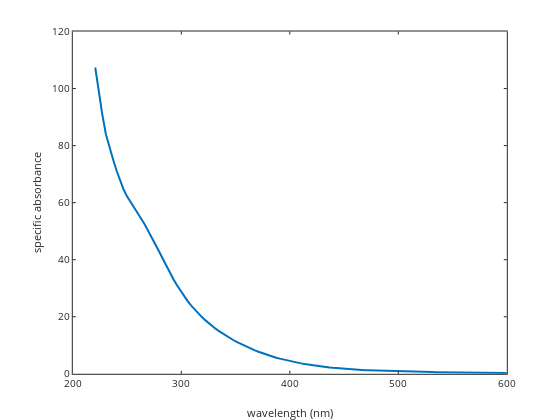

The notebook cell this image was saved under:
### Code cell
% plot the data
graphics_toolkit ("plotly"); 
plot(wavelength,mean(2.303*absspectra'./(DOC/1000)),'linewidth',2); 
xlabel('wavelength (nm)'); ylabel('specific absorbance')

### Figure 1 — Plotly figure (JSON) as saved in the notebook; plotly's stock layout.template omitted (floating-point values rounded to 4 significant figures)
{"data": [{"line": {"color": "rgb(0,113,188)", "dash": "solid", "width": 2}, "marker": {"color": "rgb(0,113,188)", "line": {"color": "rgb(0,113,188)"}, "size": 6, "symbol": "none"}, "mode": "lines", "name": "", "showlegend": false, "type": "scatter", "visibility": true, "x": [600, 596.7, 593.5, 590.2, 586.9, 583.6, 580.4, 577.1, 573.8, 570.6, 567.3, 564.0, 560.8, 557.5, 554.2, 551.0, 547.7, 544.4, 541.1, 537.9, 534.6, 531.3, 528.1, 524.8, 521.5, 518.2, 515.0, 511.7, 508.4, 505.2, 501.9, 498.6, 495.4, 492.1, 488.8, 485.6, 482.3, 479.0, 475.7, 472.5, 469.2, 465.9, 462.7, 459.4, 456.1, 452.9, 449.6, 446.3, 443.0, 439.8, 436.5, 433.2, 430.0, 426.7, 423.4, 420.1, 416.9, 413.6, 410.3, 407.1, 403.8, 400.5, 397.3, 394.0, 390.7, 387.4, 384.2, 380.9, 377.6, 374.4, 371.1, 367.8, 364.6, 361.3, 358.0, 354.8, 351.5, 348.2, 344.9, 341.7, 338.4, 335.1, 331.9, 328.6, 325.3, 322.1, 318.8, 315.5, 312.2, 309.0, 305.7, 302.4, 299.2, 295.9, 292.6, 289.4, 286.1, 282.8, 279.5, 276.3, 273, 269.7, 266.5, 263.2, 259.9, 256.6, 253.4, 250.1, 246.8, 243.6, 240.3, 237.0, 233.8, 230.5, 227.2, 223.9, 220.7], "xaxis": "x", "y": [0.3148, 0.3163, 0.3264, 0.3348, 0.3598, 0.359, 0.3728, 0.3817, 0.3938, 0.405, 0.4037, 0.4225, 0.4375, 0.4452, 0.4604, 0.4909, 0.4948, 0.5147, 0.5374, 0.5543, 0.5727, 0.5904, 0.6114, 0.6283, 0.6501, 0.675, 0.7071, 0.7291, 0.759, 0.7924, 0.8288, 0.8512, 0.8873, 0.9229, 0.9575, 1.007, 1.052, 1.096, 1.147, 1.212, 1.271, 1.332, 1.406, 1.485, 1.557, 1.653, 1.745, 1.852, 1.965, 2.092, 2.215, 2.357, 2.505, 2.667, 2.831, 3.015, 3.22, 3.434, 3.659, 3.892, 4.147, 4.412, 4.701, 4.986, 5.314, 5.656, 6.016, 6.406, 6.81, 7.256, 7.721, 8.205, 8.733, 9.279, 9.852, 10.45, 11.08, 11.76, 12.46, 13.21, 13.99, 14.85, 15.74, 16.7, 17.73, 18.82, 19.97, 21.22, 22.54, 23.98, 25.56, 27.27, 29.11, 31.11, 33.25, 35.52, 37.92, 40.43, 42.89, 45.35, 47.73, 50.02, 52.24, 54.28, 56.18, 58.01, 59.94, 62.11, 64.62, 67.69, 71.28, 75.33, 79.26, 83.99, 90.87, 98.66, 107.4], "yaxis": "y"}], "layout": {"height": 420, "hovermode": "closest", "margin": {"b": 0, "l": 0, "r": 0, "t": 0}, "plot_bgcolor": "rgba(0, 0, 0, 0)", "showlegend": false, "width": 560, "xaxis": {"anchor": "y", "autorange": false, "domain": [0.13, 0.905], "exponentformat": "none", "gridcolor": "rgba(38,38,38,0.15)", "gridwidth": 1, "linecolor": "rgb(38,38,38)", "linewidth": 1, "mirror": "ticks", "range": [200, 600], "showgrid": false, "showline": true, "side": "bottom", "spikedash": "solid", "spikemode": "across", "spikesides": false, "spikethickness": 1, "tickangle": 0, "tickcolor": "rgb(38,38,38)", "tickfont": {"color": "rgb(38,38,38)", "size": 10}, "ticklen": 3, "ticks": "inside", "ticktext": ["200", "300", "400", "500", "600"], "tickvals": [200, 300, 400, 500, 600], "title": {"font": {"color": "rgb(38,38,38)", "size": 11}, "text": "wavelength (nm)"}, "type": "linear", "visible": true, "zeroline": false}, "yaxis": {"anchor": "x", "autorange": false, "domain": [0.11, 0.925], "exponentformat": "none", "gridcolor": "rgba(38,38,38,0.15)", "gridwidth": 1, "linecolor": "rgb(38,38,38)", "linewidth": 1, "mirror": "ticks", "range": [0, 120], "showgrid": false, "showline": true, "side": "left", "spikedash": "solid", "spikemode": "across", "spikesides": false, "spikethickness": 1, "tickangle": 0, "tickcolor": "rgb(38,38,38)", "tickfont": {"color": "rgb(38,38,38)", "size": 10}, "ticklen": 3, "ticks": "inside", "ticktext": ["0", "20", "40", "60", "80", "100", "120"], "tickvals": [0, 20, 40, 60, 80, 100, 120], "title": {"font": {"color": "rgb(38,38,38)", "size": 11}, "text": "specific absorbance"}, "type": "linear", "visible": true, "zeroline": false}}}
